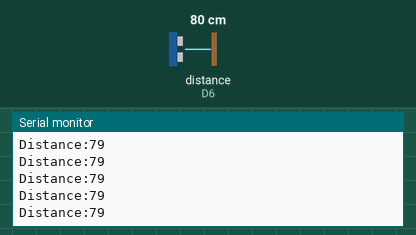
Simulated run of this sketch. Board: ESP8266 (NodeMCU). On the bench: the last lines printed to the serial monitor. Wiring (inferred from the names in the program): ultrasonic range finder: trigger D5; echo D6. The inputs (shaded band) are chosen by the test bench; at power-on: distance to the obstacle (sensor on D6) 80 cm. The echo pulse lasts 58.3 µs per cm.

Above: at 1.2 s.
1.3 s: distance to the obstacle (sensor on D6) set to 2 cm
At 1.37 s:
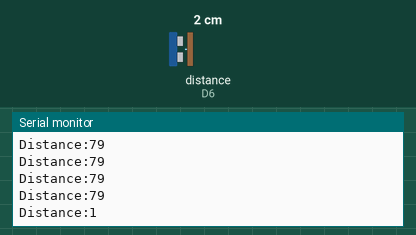
2.8 s: distance to the obstacle (sensor on D6) set to 4 cm
At 2.88 s:
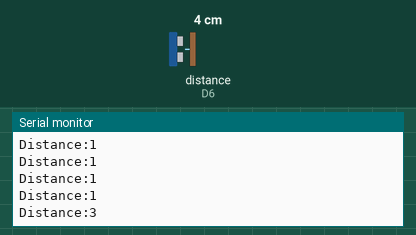
Timing chart, 0 to 5.8 s (numbered marks = the images above; inputs shaded):
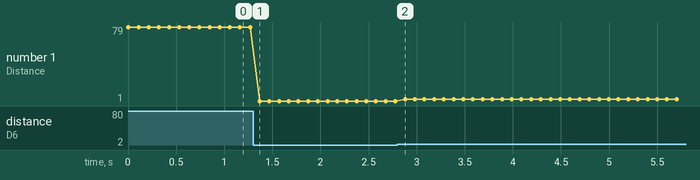

The sketch:

JSN-SOR04T.ino
```cpp
const int trigPin = D5;
const int echoPin = D6;

void setup() {
  Serial.begin(115200);
  pinMode(trigPin, OUTPUT);
  pinMode(echoPin, INPUT);
}

void loop() {
  digitalWrite(trigPin, LOW);
  delayMicroseconds(10);

  digitalWrite(trigPin, HIGH);
  delayMicroseconds(30);
  digitalWrite(trigPin, LOW);

  long duration = pulseIn(echoPin, HIGH);
  long distance = duration * 0.034 / 2;

  Serial.print("Distance:");
  Serial.println(distance);
  delay(100);
}
```

Measured:
- after the input at 1.3 s, the serial monitor: prints a new line after 0.07 s (image 1)
- after the input at 2.8 s, the serial monitor: prints a new line after 0.08 s (image 2)
- plotted number 1: 79 → 1 after the input at 1.3 s, 1 → 3 after the input at 2.8 s
